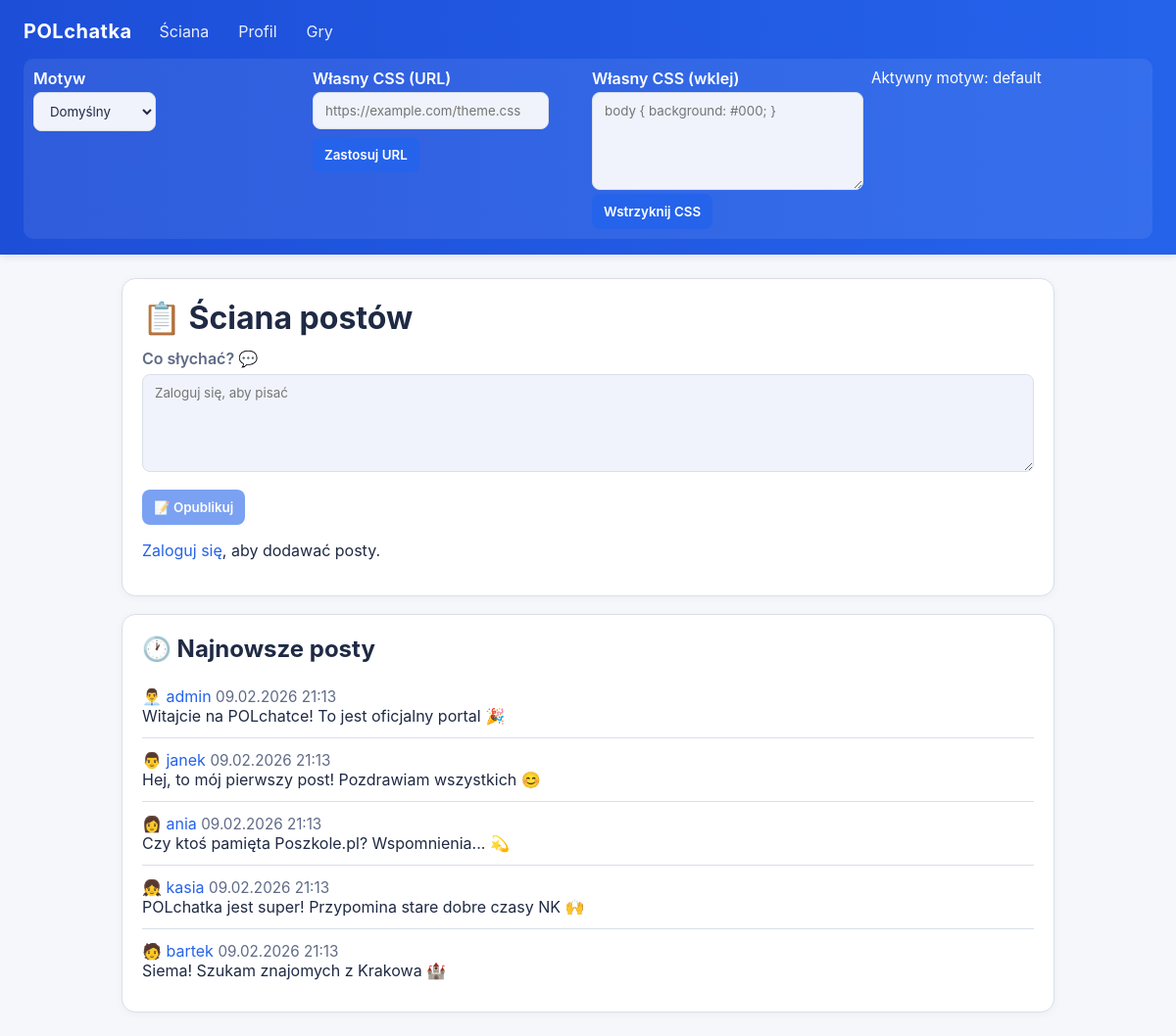
Screenshot of /wall.php with the database file from the repository.
### tables this page shows
CREATE TABLE IF NOT EXISTS posts (
  id INT AUTO_INCREMENT PRIMARY KEY,
  user_id INT NOT NULL,
  content TEXT NOT NULL,
  visibility ENUM('public','friends','private') NOT NULL DEFAULT 'public',
  likes INT UNSIGNED NOT NULL DEFAULT 0,
  created_at TIMESTAMP DEFAULT CURRENT_TIMESTAMP,
  FOREIGN KEY (user_id) REFERENCES users(id) ON DELETE CASCADE
);

CREATE TABLE IF NOT EXISTS users (
  id INT AUTO_INCREMENT PRIMARY KEY,
  username VARCHAR(50) NOT NULL UNIQUE,
  email VARCHAR(120) NOT NULL UNIQUE,
  password_hash VARCHAR(255) NOT NULL,
  avatar VARCHAR(10) DEFAULT '👤',
  is_admin TINYINT(1) NOT NULL DEFAULT 0,
  is_banned TINYINT(1) NOT NULL DEFAULT 0,
  last_login TIMESTAMP NULL DEFAULT NULL,
  created_at TIMESTAMP DEFAULT CURRENT_TIMESTAMP
);

### config.php (called while the page is built, shortened)
<?php
function escape(string $value): string
{
    return htmlspecialchars($value, ENT_QUOTES | ENT_SUBSTITUTE, 'UTF-8');
}

### wall.php (the view, shortened to what this page needs)
<?php
require __DIR__ . '/config.php';
require_once __DIR__ . '/../templates/header.php';
$isLoggedIn     = isset($_SESSION['user_id']);
$stmt = $pdo->query('
    SELECT p.id, p.content, p.created_at, p.likes, u.id AS uid, u.username, u.avatar
    FROM posts p
    JOIN users u ON u.id = p.user_id
    ORDER BY p.created_at DESC
    LIMIT 50
');
$posts     = $stmt->fetchAll();
?>
<?php render_page_start('Ściana postów | POLchatka'); ?>
<div class="content-card">
    <h1 class="section-title">📋 Ściana postów</h1>
    <form method="POST" action="/php/wall.php" class="polchatka-form post-form">
        <div class="form-field">
            <label for="content">Co słychać? 💬</label>
            <textarea class="textarea" id="content" name="content" rows="3"
                      placeholder="<?= $isLoggedIn ? 'Napisz coś na ścianie...' : 'Zaloguj się, aby pisać' ?>"
                      <?= $isLoggedIn ? '' : 'disabled' ?> required></textarea>
        </div>
        <button class="button" type="submit" <?= $isLoggedIn ? '' : 'disabled' ?>>📝 Opublikuj</button>
        <?php if (!$isLoggedIn): ?>
            <p class="hint"><a href="/php/login_page.php">Zaloguj się</a>, aby dodawać posty.</p>
        <?php endif; ?>
    </form>
</div>
<div class="content-card">
    <h2 class="section-title">🕐 Najnowsze posty</h2>
    <?php if (empty($posts)): ?>
        <div class="empty-state">
            <p>Brak postów. Bądź pierwszy! 🚀</p>
        </div>
    <?php else: ?>
        <?php foreach ($posts as $post): ?>
            <div class="post-card">
                <div class="post-header">
                    <span class="post-avatar"><?= escape($post['avatar'] ?? '👤') ?></span>
                    <a href="/php/profile.php?id=<?= (int)$post['uid'] ?>" class="post-author">
                        <?= escape($post['username']) ?>
                    </a>
                    <span class="post-meta"><?= date('d.m.Y H:i', strtotime($post['created_at'])) ?></span>
                </div>
                <div class="post-content"><?= nl2br(escape($post['content'])) ?></div>
            </div>
        <?php endforeach; ?>
    <?php endif; ?>
</div>
<?php render_page_end(); ?>

### templates/header.php (shortened to what this page needs)
<?php
if (!function_exists('render_page_start')) {
    function render_page_start(string $title = 'POLchatka'): void
    {
        ?>
<!DOCTYPE html>
<html lang="pl">
<head>
    <link id="theme-style" rel="stylesheet" href="/themes/default.css">
</head>
<body>
<header class="site-header">
    <div class="site-brand"><a href="/php/wall.php">POLchatka</a></div>
    <nav class="site-nav" aria-label="Główna nawigacja">
        <a href="/php/wall.php">Ściana</a>
        <a href="/php/profile.php">Profil</a>
        <a href="/php/games.php">Gry</a>
    </nav>
    <div class="theme-panel">
        <div>
            <label for="theme-selector">Motyw</label>
            <div class="theme-controls">
                <select id="theme-selector" class="select">
                    <option value="default">Domyślny</option>
                </select>
            </div>
        </div>
        <div>
            <label for="custom-theme-url">Własny CSS (URL)</label>
            <div class="theme-controls">
                <input id="custom-theme-url" class="input" type="url" placeholder="https://example.com/theme.css">
                <button id="apply-custom-theme" class="button" type="button">Zastosuj URL</button>
            </div>
        </div>
        <div>
            <label for="custom-theme-inline">Własny CSS (wklej)</label>
            <textarea id="custom-theme-inline" class="textarea" placeholder="body { background: #000; }"></textarea>
            <div class="theme-controls">
                <button id="apply-inline-theme" class="button" type="button">Wstrzyknij CSS</button>
            </div>
        </div>
        <div class="theme-status" id="theme-status" aria-live="polite"></div>
    </div>
</header>
<main class="page-content">
<?php
    }
    function render_page_end(): void
    {
        ?>
</main>
</body>
</html>
<?php
    }
}

### themes/default.css (style rules this page uses)
:root { --bg: #f6f7fb; --text: #1f2a44; --card-bg: #ffffff; --card-border: #d8dfea; --accent: #2563eb; --accent-strong: #1d4ed8; --muted: #5f6a86; --success: #0f9d58; --error: #c62828; --header-bg: linear-gradient(90deg, #1d4ed8, #2563eb); --input-bg: #f0f3fb; }
* { box-sizing: border-box; }
body { margin: 0; font-family: 'Inter', 'Segoe UI', system-ui, -apple-system, sans-serif; background: var(--bg); color: var(--text); }
a { color: var(--accent); text-decoration: none; }
.site-header { background: var(--header-bg); color: #fff; padding: 16px 24px; display: flex; flex-wrap: wrap; align-items: center; gap: 12px 18px; box-shadow: 0 2px 8px rgba(0,0,0,0.1); }
.site-brand { font-weight: 700; font-size: 20px; letter-spacing: 0.5px; }
.site-brand a { color: #fff; text-decoration: none; }
.site-nav { display: flex; gap: 10px; align-items: center; flex: 1; flex-wrap: wrap; min-width: 200px; }
.site-nav a { color: #e8edff; padding: 6px 10px; border-radius: 6px; transition: background 0.2s ease; }
.theme-panel { display: grid; grid-template-columns: repeat(auto-fit, minmax(200px, 1fr)); gap: 8px; width: 100%; background: rgba(255,255,255,0.08); padding: 10px; border-radius: 10px; }
.theme-panel label { font-weight: 600; display: block; margin-bottom: 4px; }
.theme-controls { display: flex; gap: 8px; flex-wrap: wrap; }
.select, .input, .textarea, .button { font-family: inherit; border: 1px solid var(--card-border); border-radius: 8px; padding: 10px 12px; background: var(--input-bg); color: var(--text); }
.textarea { width: 100%; min-height: 100px; resize: vertical; }
.button { cursor: pointer; background: var(--accent); color: #fff; border: none; font-weight: 600; transition: transform 0.05s ease, box-shadow 0.2s ease, background 0.2s ease; }
.button:disabled { opacity: 0.6; cursor: not-allowed; box-shadow: none; }
.page-content { padding: 24px; max-width: 1000px; margin: 0 auto; display: flex; flex-direction: column; gap: 18px; }
.content-card { background: var(--card-bg); border: 1px solid var(--card-border); border-radius: 14px; padding: 20px; box-shadow: 0 2px 10px rgba(0,0,0,0.04); }
.section-title { margin: 0 0 12px; }
.form-field { margin-bottom: 14px; }
.form-field label { display: block; margin-bottom: 6px; font-weight: 600; color: var(--muted); }
.post-card { border-bottom: 1px solid var(--card-border); padding: 12px 0; }
.post-card:last-child { border-bottom: none; }
.post-meta { color: var(--muted); font-size: 0.95rem; margin-bottom: 6px; }
.post-content { white-space: pre-wrap; }
.theme-status { color: #fff; font-size: 0.95rem; }

### rows the page displays
posts: user.avatar "👨‍💼", user.username "admin", created_at "09.02.2026 21:13", content "Witajcie na POLchatce! To jest oficjalny portal 🎉"
posts: user.avatar "👨", user.username "janek", created_at "09.02.2026 21:13", content "Hej, to mój pierwszy post! Pozdrawiam wszystkich 😊"
posts: user.avatar "👩", user.username "ania", created_at "09.02.2026 21:13", content "Czy ktoś pamięta Poszkole.pl? Wspomnienia... 💫"
posts: user.avatar "👧", user.username "kasia", created_at "09.02.2026 21:13", content "POLchatka jest super! Przypomina stare dobre czasy NK 🙌"
posts: user.avatar "🧑", user.username "bartek", created_at "09.02.2026 21:13", content "Siema! Szukam znajomych z Krakowa 🏰"
